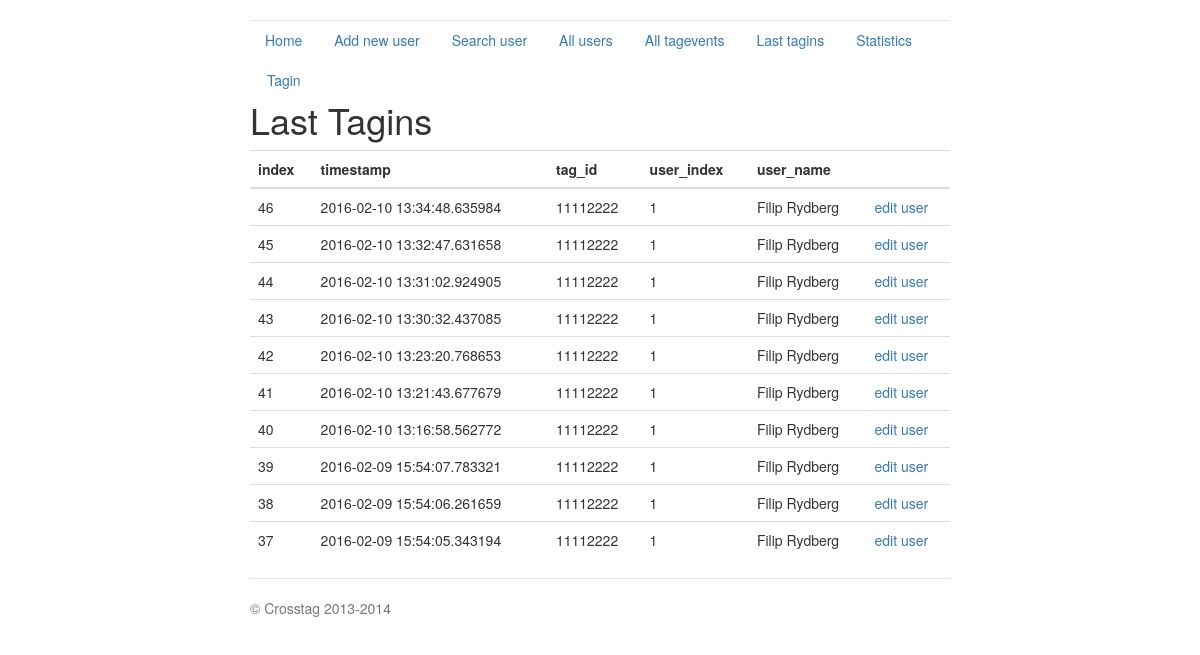
The page /last_tagins on the database its author committed.
### crosstag_server.py (models this page shows, shortened)
class Tagevent(db.Model):
    index = db.Column(db.Integer, primary_key=True)
    tag_id = db.Column(db.Integer)
    timestamp = db.Column(db.DateTime)
    uid = db.Column(db.Integer, db.ForeignKey('user.index'))
    def dict(self):
        return {'index': self.index, 'timestamp': str(self.timestamp),
                'tag_id': self.tag_id, 'uid':self.uid}

class User(db.Model):
    index = db.Column(db.Integer, primary_key=True)
    fortnox_id = db.Column(db.Integer)
    name = db.Column(db.String(80))
    email = db.Column(db.String(120))
    phone = db.Column(db.Integer)
    tag_id = db.Column(db.String(12))
    gender = db.Column(db.String(10))
    birth_date = db.Column(db.Date)
    expiry_date = db.Column(db.Date)
    create_date = db.Column(db.Date)
    status = db.Column(db.Integer, db.ForeignKey('member_status.status'))
    def dict(self):
        return {'index': self.index, 'name': self.name,
                'email': self.email, 'tag_id': self.tag_id,
                'phone': self.phone, 'fortnox_id': self.fortnox_id,
                'expiry_date': str(self.expiry_date),
                'create_date': str(self.create_date),
                'birth_date': str(self.birth_date),
                'gender': self.gender,
                'status': self.status
                }

### crosstag_server.py (the view)
@app.route('/last_tagins', methods=['GET'])
def last_tagins():
    ret = []
    events = Tagevent.query.all()[-10:]
    for hit in events:
        js = hit.dict()
        tag = js['tag_id']
        try:
            user = get_user_data_tag_dict(tag)
            js['user_index'] = user["index"]
            js['user_name'] = user['name']
        except:
            js['user_index'] = None
            js['user_name'] = "No user connected to this tag"
        ret.append(js)
    ret.reverse()
    return render_template('last_tagevents.html',
                           title='Last Tagins',
                           hits=ret)

### crosstag_server.py (called while the page is built)
@app.route('/crosstag/v1.0/get_user_data_tag_dict/<tag_id>',
           methods=['GET'])
def get_user_data_tag_dict(tag_id):
    user = User.query.filter_by(tag_id=tag_id).first()
    return user.dict()

### templates/last_tagevents.html (shortened to what this page needs)
{% extends "base.html" %}
{% block content %}
<h1>{{title}}</h1>
{% if hits %}
	<table class="table table-hover">
	<tbody>
		<thead>
			<tr>
				<th>index</th> <th>timestamp</th><th>tag_id</th> <th> user_index </th> <th> user_name </th> <th></th>
			</tr>
		</thead>
				{% for hit in hits %}
				<tr>
					<td>{{hit.index}}</td> <td>{{hit.timestamp}}</td> <td>{{hit.tag_id}}</td> <td>{{hit.user_index}}</td> <td>{{hit.user_name}}</td> <td> {% if hit.user_index != None %}<a href='/edit_user/{{hit.user_index}}'>edit user</a> {% endif %}</td>
				</tr>
				{% endfor %}
	</tbody>
	</table>
{% endif %}
{% endblock %}

### static/jumbotron-narrow.css (style rules this page uses)
body { padding-top: 20px; padding-bottom: 20px; }

### rows shown on the page
Tagevent: index "46", timestamp "2016-02-10 13:34:48.635984", tag_id "11112222", user_index "1", user_name "Filip Rydberg"
Tagevent: index "45", timestamp "2016-02-10 13:32:47.631658", tag_id "11112222", user_index "1", user_name "Filip Rydberg"
Tagevent: index "44", timestamp "2016-02-10 13:31:02.924905", tag_id "11112222", user_index "1", user_name "Filip Rydberg"
Tagevent: index "43", timestamp "2016-02-10 13:30:32.437085", tag_id "11112222", user_index "1", user_name "Filip Rydberg"
Tagevent: index "42", timestamp "2016-02-10 13:23:20.768653", tag_id "11112222", user_index "1", user_name "Filip Rydberg"
Tagevent: index "41", timestamp "2016-02-10 13:21:43.677679", tag_id "11112222", user_index "1", user_name "Filip Rydberg"
Tagevent: index "40", timestamp "2016-02-10 13:16:58.562772", tag_id "11112222", user_index "1", user_name "Filip Rydberg"
Tagevent: index "39", timestamp "2016-02-09 15:54:07.783321", tag_id "11112222", user_index "1", user_name "Filip Rydberg"
Tagevent: index "38", timestamp "2016-02-09 15:54:06.261659", tag_id "11112222", user_index "1", user_name "Filip Rydberg"
Tagevent: index "37", timestamp "2016-02-09 15:54:05.343194", tag_id "11112222", user_index "1", user_name "Filip Rydberg"

### other values the page prints
{{ title }} "Last Tagins"
